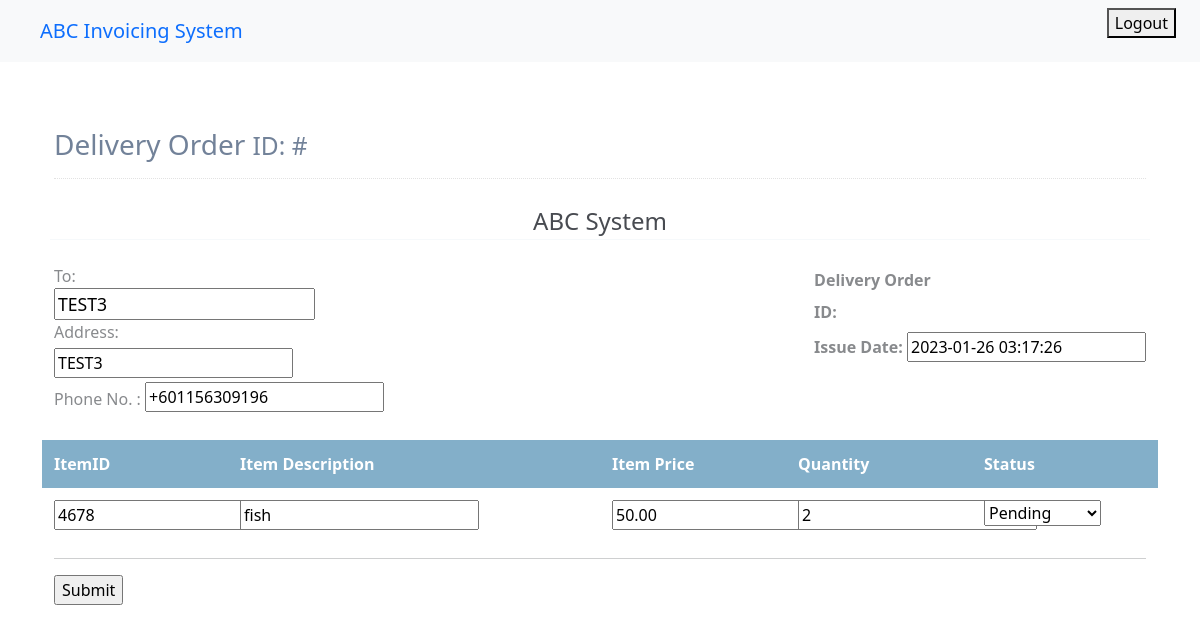
The app's page /deliveryorder/courierList/27/ (signed in), older data.
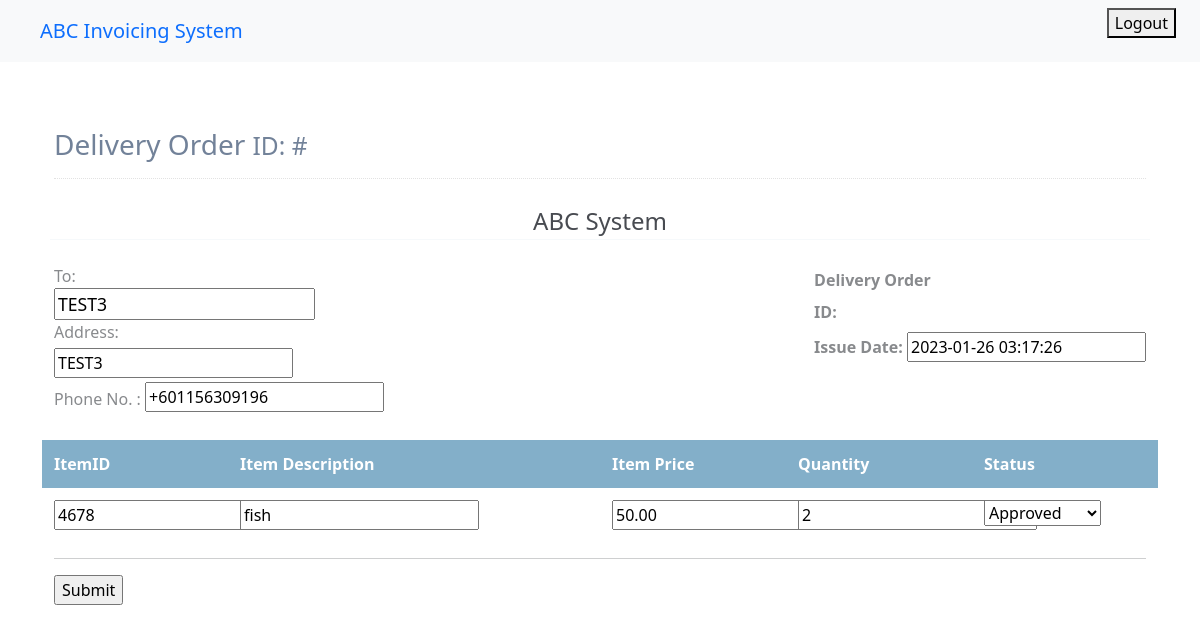
The same page, newer data.
### deliveryorder/models.py (models this page shows, shortened)
class DeliveryOrderForm(models.Model):
    deliveryOrderID = models.AutoField(unique=True,primary_key=True)
    vendorName = models.CharField(default = 'vendorname', max_length=30)
    vendorAddress = models.CharField(default = 'Cyberjaya' ,max_length=200)
    recipientName = models.CharField(default = 'recipientName',max_length=30)
    recipientPhone = PhoneNumberField(blank=False)
    recipientAddress = models.CharField(default = 'recipientaddress',max_length=200)
    deliveryOrderDate = models.DateTimeField(default=timezone.now)
    deliveryOrderStatus = models.IntegerField(default=Status.pending,choices=Status.choices)
    courierStatus = models.IntegerField(default = Status.pending,choices=Status.choices)
    invoiceStatus = models.IntegerField(default = Status.pending,choices=Status.choices)
    invoiceCreated = models.BooleanField(default=False)
    itemID = models.IntegerField(default = 0)
    itemPrice = models.DecimalField(default=0,max_digits=19,decimal_places=2)
    itemDescription = models.CharField(default = 'empty',max_length=30)
    itemQuantity = models.IntegerField(default=0)
    invoiceTotal = models.DecimalField(default=0,max_digits=19,decimal_places=2)

### deliveryorder/views.py (the view, shortened to what this page needs)
# urls.py: path('courierList/<int:deliveryOrderID>/',views.courierDetails,name='courierdetails'),
@login_required
def courierDetails(request,deliveryOrderID):
    submitted = False
    template_name = 'deliveryorder/updateCourierDeliveryOrder.html'
    delivery = DeliveryOrderForm.objects.get(pk=deliveryOrderID)
    form = courierForm(instance=delivery)
    context= {
            'submitted':submitted,
            'form':form
        }
    return render(request,template_name,context)

### deliveryorder/forms.py
class courierForm(ModelForm):
    class Meta:
        model = DeliveryOrderForm
        fields = [
    'recipientName',
    'recipientPhone',
    'recipientAddress',
    'deliveryOrderDate',
    'itemID',
    'itemPrice',
    'itemDescription',
    'itemQuantity',
    'courierStatus']

### deliveryorder/templates/deliveryorder/updateCourierDeliveryOrder.html (shortened to what the changed rows need)
{% extends "homepage/base.html" %}
{% block content%}
    <link href="https://cdn.jsdelivr.net/npm/bootstrap@5.0.2/dist/css/bootstrap.min.css" rel="stylesheet">
    <link href="https://cdn.jsdelivr.net/npm/bootstrap@5.0.2/dist/css/bootstrap.min.css" rel="stylesheet">
    {% if submitted == False %}
    <form method = "POST">
        <div class="page-content container">
            <div class="page-header text-blue-d2">
                <h1 class="page-title text-secondary-d1">
                    Delivery Order
                    <small class="page-info">
                        ID: #{{form.deliveryOrderID}}
                    </small>
                </h1>
            </div>
            <div class="container px-0">
                <div class="row mt-4">
                    <div class="col-12 col-lg-12">
                        <div class="row">
                            <div class="col-12">
                                <div class="text-center text-150">
                                    <span class="text-default-d3">ABC System</span>
                                </div>
                            </div>
                        </div>
                        <hr class="row brc-default-l1 mx-n1 mb-4" />
                        <div class="row">
                            <div class="col-sm-6">
                                <div>
                                    <span class="text-sm text-grey-m2 align-middle">To:</span><br>
                                    <span class="text-600 text-110 text-blue align-middle">{{form.recipientName}}</span>
                                </div>
                                <div class="text-grey-m2">
                                    Address:
                                    <div class="my-1 align-middle">
                                    {{form.recipientAddress}}
                                    </div>
                                    <div class="my-1">
                                    <span class="text-sm text-grey-m2 align-middle">Phone No. :</span>
                                     <b class="text-600">{{form.recipientPhone}}</b></div>
                                    </div>
                            </div>
                            <div class="text-95 col-sm-6 align-self-start d-sm-flex justify-content-end">
                                <div class="text-grey-m2">
                                    <div class="mt-1 mb-2 text-secondary-m1 text-600 text-125">
                                        Delivery Order
                                    </div>
                                    <div class="my-2"> <span class="text-600 text-90">ID:</span>{{deliveryOrderID.nextid}}</div>
                                    <div class="my-2"> <span class="text-600 text-90">Issue Date:</span> {{form.deliveryOrderDate}}</div>
                                </div>
                            </div>
                        </div>
                        <div class="mt-4">
                            <div class="row text-600 text-white bgc-default-tp1 py-25">
                                <div class="col-9 col-sm-2">ItemID</div>
                                <div class="d-none d-sm-block  col-sm-4">Item Description</div>
                                <div class="d-none d-sm-block col-sm-2">Item Price</div>
                                <div class="d-none d-sm-block col-sm-2">Quantity</div>
                                <div class="d-none d-sm-block col-sm-2">Status</div>
                            </div>
                            <div class="text-95 text-secondary-d3">
                                <div class="row mb-2 mb-sm-0 py-25">
                                    <div class="col-9 col-sm-2" id = 'itemID'>{{form.itemID}}</div>
                                    <div class="d-none d-sm-block col-sm-4" id = 'itemDescription'>{{form.itemDescription}}</div>
                                    <div class="d-none d-sm-block col-sm-2">{{ form.itemPrice }}</div>
                                    <div class="d-none d-sm-block col-sm-2 " id = 'itemQuantity'>{{form.itemQuantity}}</div>
                                    <div class="d-none d-sm-block col-sm-2 " >{{ form.courierStatus }}</div>
                                </div>
                            </div>
                            <hr />
                        </div>
                    </div>
                </div>
            </div>
            <input type = "submit" name = "Submit">
        </div>
    </form>
    {% endif %}
    {% endblock content %}

Row changes from the older to the newer data that the page shows:
changed DeliveryOrderForm "TEST3": courierStatus "Pending" → "Approved"
